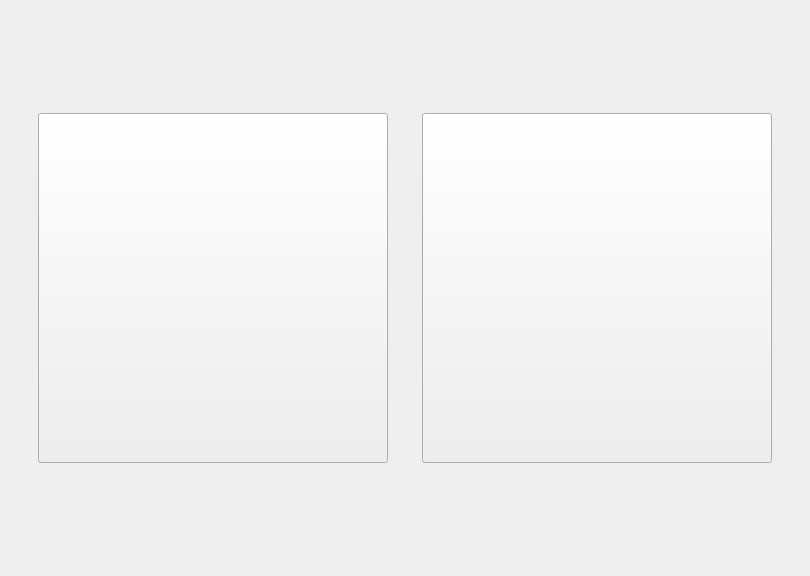
<?xml version="1.0" encoding="UTF-8"?>
<ui version="4.0">
 <class>MainWindow</class>
 <widget class="QMainWindow" name="MainWindow">
  <property name="geometry">
   <rect>
    <x>0</x>
    <y>0</y>
    <width>810</width>
    <height>576</height>
   </rect>
  </property>
  <property name="windowTitle">
   <string>MainWindow</string>
  </property>
  <property name="styleSheet">
   <string notr="true"/>
  </property>
  <widget class="QWidget" name="centralwidget">
   <layout class="QHBoxLayout" name="horizontalLayout">
    <item>
     <spacer name="horizontalSpacer">
      <property name="orientation">
       <enum>Qt::Orientation::Horizontal</enum>
      </property>
      <property name="sizeHint" stdset="0">
       <size>
        <width>40</width>
        <height>20</height>
       </size>
      </property>
     </spacer>
    </item>
    <item>
     <widget class="QPushButton" name="SendButton">
      <property name="minimumSize">
       <size>
        <width>350</width>
        <height>350</height>
       </size>
      </property>
      <property name="text">
       <string/>
      </property>
      <property name="icon">
       <iconset>
        <normaloff>downloads.png</normaloff>downloads.png</iconset>
      </property>
      <property name="iconSize">
       <size>
        <width>150</width>
        <height>250</height>
       </size>
      </property>
      <property name="default">
       <bool>false</bool>
      </property>
      <property name="flat">
       <bool>false</bool>
      </property>
     </widget>
    </item>
    <item>
     <spacer name="horizontalSpacer_3">
      <property name="orientation">
       <enum>Qt::Orientation::Horizontal</enum>
      </property>
      <property name="sizeHint" stdset="0">
       <size>
        <width>40</width>
        <height>20</height>
       </size>
      </property>
     </spacer>
    </item>
    <item>
     <widget class="QPushButton" name="RecieveButton">
      <property name="minimumSize">
       <size>
        <width>350</width>
        <height>350</height>
       </size>
      </property>
      <property name="text">
       <string/>
      </property>
      <property name="icon">
       <iconset>
        <normaloff>up-loading.png</normaloff>up-loading.png</iconset>
      </property>
      <property name="iconSize">
       <size>
        <width>150</width>
        <height>200</height>
       </size>
      </property>
      <property name="flat">
       <bool>false</bool>
      </property>
     </widget>
    </item>
    <item>
     <spacer name="horizontalSpacer_2">
      <property name="orientation">
       <enum>Qt::Orientation::Horizontal</enum>
      </property>
      <property name="sizeHint" stdset="0">
       <size>
        <width>40</width>
        <height>20</height>
       </size>
      </property>
     </spacer>
    </item>
   </layout>
  </widget>
 </widget>
 <resources/>
 <connections/>
</ui>
